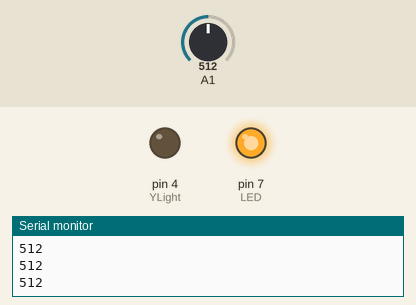
This sketch was run on a simulated Arduino Uno, built with avr-gcc and run on an emulated ATmega328P. Shown: output pins drawn as LEDs (lit = HIGH), the last lines printed to the serial monitor. Inputs (shaded band) come from the test bench; at power-on: A1 = 512.

Above: at 1.2 s.
1.3 s: A1 set to 104
2.8 s: A1 set to 92
At 4.0 s:
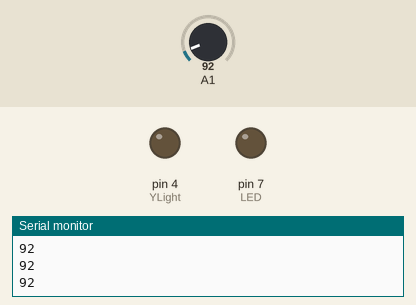
4.3 s: A1 set to 110
At 5.2 s:
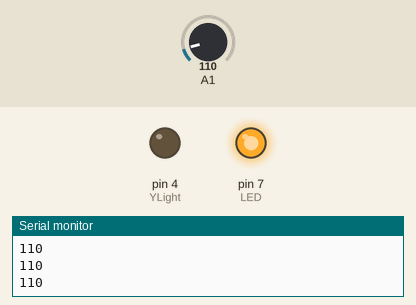
5.8 s: A1 set to 90
At 6.4 s:
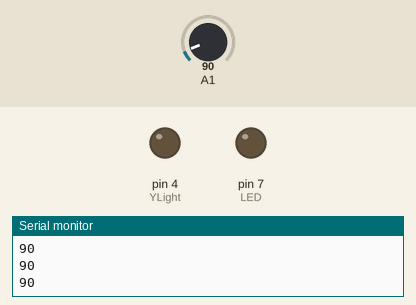
Timing chart, 0 to 8.3 s (numbered marks = the images above; inputs shaded):
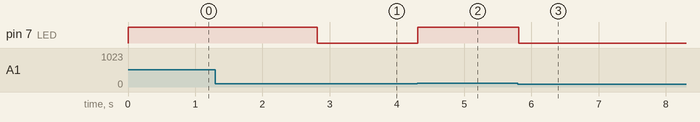

The sketch:

smartHome.ino
```cpp
int LED = 7;
int YLight = 4;
int btn1 = 5;
int btn2 = 6;
int buzzer = 11;
int val1;
int val2;

void setup() {
  pinMode(LED, OUTPUT);
  pinMode(YLight, OUTPUT);
  pinMode(btn1, INPUT);
  pinMode(btn2, INPUT);
  Serial.begin(6900);

}

void loop() {
  val1 = analogRead(A1);
//  val2 = analogRead(A2);
  Serial.println(val1);
//  Serial.println(val2);
  if (val1 < 100){
    digitalWrite(LED, LOW);
//    digitalWrite(YLight, LOW);
    }
   else{
    digitalWrite(LED, HIGH);
//    digitalWrite(YLight, HIGH);
    }
}
```

Measured:
- the behaviour switches between 100 and 99 on A1 (found by bisection; images 0 and 1)
- after the input at 2.8 s, pin 7 (LED): HIGH → LOW at once
- after the input at 4.3 s, pin 7 (LED): LOW → HIGH at once
- after the input at 5.8 s, pin 7 (LED): HIGH → LOW at once
